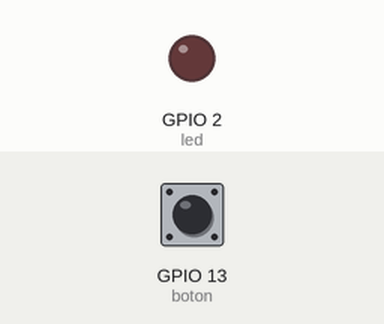
This program was run on a simulated ESP32-S3. Parts: output pins drawn as LEDs (lit = HIGH). The inputs (shaded band) are chosen by the test bench; at power-on: GPIO 13 (boton) HIGH.

Above: at 1.2 s.
1.3 s: GPIO 13 (boton) pulled LOW for 0.15 s
At 1.37 s:
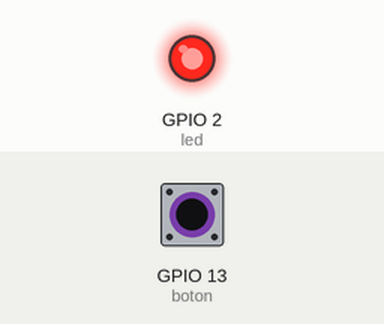
2.9 s: GPIO 13 (boton) pulled LOW for 3.2 s
At 7.3 s:
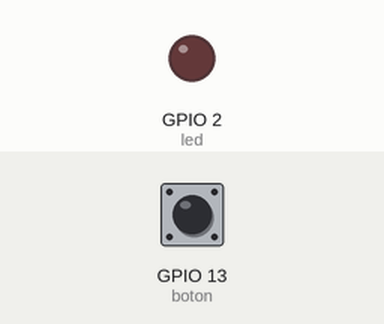
Timing chart, 0 to 8.8 s (numbered marks = the images above; inputs shaded):
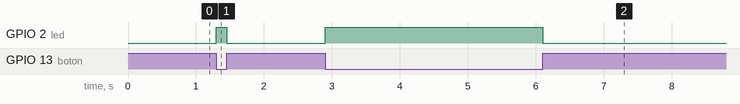

The program:

main.cpp
```cpp
#include <Arduino.h>

const int led = 2;
const int boton = 13;

int iniciar = LOW;

void setup() {
  pinMode(led, OUTPUT);
  pinMode(boton, INPUT_PULLUP);
}

void loop() {
  iniciar = digitalRead(boton);

  if (iniciar == LOW) {
    digitalWrite(led, HIGH);
  } else {
    digitalWrite(led, LOW);
  }
}
```

Measured:
- after the input at 1.3 s, GPIO 2 (led): LOW → HIGH at once, → LOW 0.15 s later
- after the input at 2.9 s, GPIO 2 (led): LOW → HIGH at once, → LOW 3.2 s later
